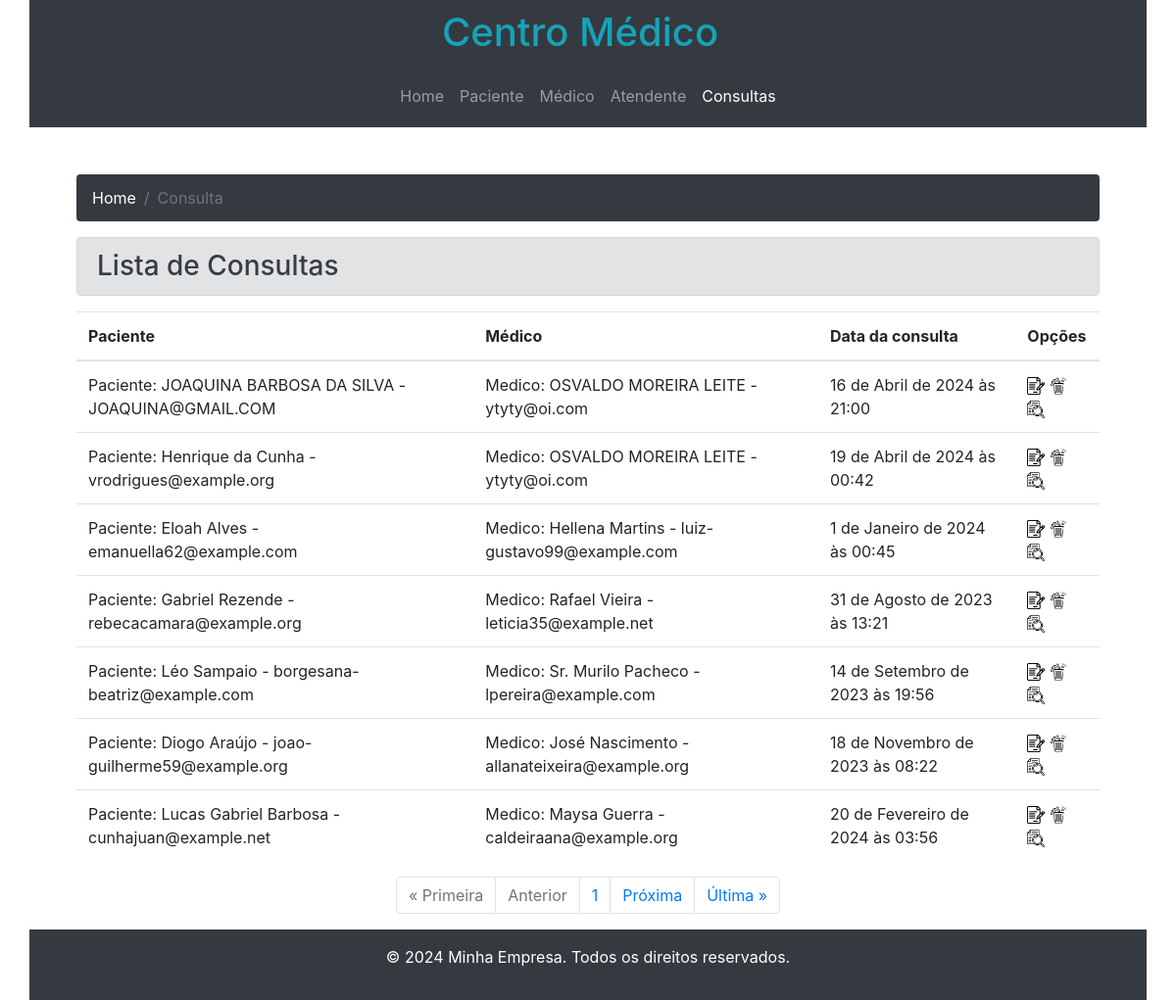
The page /consulta on the database its author committed.
### app/models.py (models this page shows, shortened)
class Consultas(models.Model):
    paciente = models.ForeignKey(Paciente,on_delete=models.PROTECT)
    atendente = models.ForeignKey(Atendente,on_delete=models.PROTECT)
    medico = models.ForeignKey(Medico,on_delete=models.PROTECT)
    data_agendamento = models.DateTimeField(auto_now_add=True)
    data_consulta = models.DateTimeField()
    relato_paciente = models.TextField(blank=True)
    sintomas = models.ManyToManyField(Sintomas, blank=True)
    laudo = models.TextField(blank=True)
    medicacao = models.CharField(max_length=100, blank=True)
    data_modificacao = models.DateTimeField(auto_now=True)

class Paciente(models.Model):
    nome_completo = models.CharField(max_length=100)
    endereco = models.CharField(max_length=250)
    cidade = models.CharField(max_length=100)
    uf = models.CharField(max_length=2)
    cep = models.CharField(max_length=9)
    telefone = models.CharField(max_length=11)
    email = models.EmailField(max_length=100)
    data_cadastro = models.DateTimeField(auto_now_add=True)
    data_modificacao = models.DateTimeField(auto_now=True)
    def __str__(self):
        return f"Paciente: {self.nome_completo} - {self.email}"

class Medico(models.Model):
    nome_completo = models.CharField(max_length=100)
    endereco = models.CharField(max_length=250)
    cidade = models.CharField(max_length=100)
    uf = models.CharField(max_length=2, help_text='Informe a unidade Federativa', verbose_name='Unidade Federativa')
    cep = models.CharField(max_length=9)
    telefone = models.CharField(max_length=11)
    email = models.EmailField(max_length=100)
    especialidade = models.CharField(max_length=200)
    usuario = models.CharField(max_length=50)
    senha = models.CharField(max_length=50)
    data_cadastro = models.DateTimeField(auto_now_add=True)
    data_modificacao = models.DateTimeField(auto_now=True)
    def __str__(self):
        return f"Medico: {self.nome_completo} - {self.email}"

### app/views.py (the view)
# urls.py: path('consulta',consulta,name='consulta'),
def consulta(request):
    lista_consultas = Consultas.objects.all()
    lista_paginada = Paginator(lista_consultas,7)
    numero_pagina = request.GET.get('p')
    try:
        pagina = lista_paginada.page(numero_pagina)
    except PageNotAnInteger:
        pagina = lista_paginada.page(1)
    except EmptyPage:
        pagina = lista_paginada.page(1)
    dados = {'pagina': 'consulta', 'lista_consultas': pagina}
    return render(request, 'consulta.html', dados)

### app/templates/consulta.html (shortened to what this page needs)
{% extends 'base.html' %}
{% load static %}
{% block conteudo %}
<nav aria-label="breadcrumb">
    <ol class="breadcrumb bg-dark">
        <li class="breadcrumb-item"><a href="{% url 'home' %}" class="text-white">Home</a></li>
        <li class="breadcrumb-item active">Consulta</li>
    </ol>
</nav>
<h3 class="alert alert-secondary">Lista de Consultas</h3>
<table class="table">
    <thead>
        <tr>
            <th>Paciente</th>
            <th>Médico</th>
            <th>Data da consulta</th>
            <th>Opções</th>
        </tr>
    </thead>
    <tbody>
        {% for objeto in lista_consultas %}
         <tr>
            <td>{{ objeto.paciente }}</td>
            <td>{{ objeto.medico }}</td>
            <td>{{ objeto.data_consulta }}</td>
            <td>
                <a href="#"><img src="{% static 'img/editar.png' %}" width="18px"></a>
                <a href="#"><img src="{% static 'img/deletar.png' %}" width="18px"></a>
                <a href="{% url 'detalhamento_consulta' id=objeto.id %}"><img src="{% static 'img/detalhar.png' %}" width="18px"></a>
             </td>
         </tr>
        {% endfor %}
    </tbody>
</table>
<nav aria-label="Page navigation">
    <ul class="pagination justify-content-center">
        {% if lista_consultas.number == 1 %}
        <li class="page-item disabled">
          <a class="page-link" href="#">&laquo; Primeira</a>
        </li>
        <li class="page-item disabled">
          <a class="page-link" href="#">Anterior</a>
        </li>
        {% endif %}
        <li class="page-item disable">
          <a class="page-link" href="">{{lista_consultas.number}}</a>
        </li>
        {% if lista_consultas.paginator.num_pages == lista_consultas.number %}
        <li class="page-item disabled">
          <a class="page-link" href="#">Próxima</a>
        </li>
        <li class="page-item disabled">
          <a class="page-link" href="#">Última &raquo;</a>
        </li>
        {% else %}
        <li class="page-item">
          <a class="page-link" href="{% url 'consulta' %}?p={{lista_consultas.next_page_number}}">Próxima</a>
        </li>
        <li class="page-item">
          <a class="page-link" href="{% url 'consulta' %}?p={{lista_consultas.paginator.num_pages}}">Última &raquo;</a>
        </li>
        {% endif %}
    </ul>
  </nav><br />
{% endblock %}

### rows shown on the page
Consultas: paciente "Paciente: JOAQUINA BARBOSA DA SILVA - JOAQUINA@GMAIL.COM", medico "Medico: OSVALDO MOREIRA LEITE - ytyty@oi.com", data_consulta "16 de Abril de 2024 às 21:00"
Consultas: paciente "Paciente: Henrique da Cunha - vrodrigues@example.org", medico "Medico: OSVALDO MOREIRA LEITE - ytyty@oi.com", data_consulta "19 de Abril de 2024 às 00:42"
Consultas: paciente "Paciente: Eloah Alves - emanuella62@example.com", medico "Medico: Hellena Martins - luiz-gustavo99@example.com", data_consulta "1 de Janeiro de 2024 às 00:45"
Consultas: paciente "Paciente: Gabriel Rezende - rebecacamara@example.org", medico "Medico: Rafael Vieira - leticia35@example.net", data_consulta "31 de Agosto de 2023 às 13:21"
Consultas: paciente "Paciente: Léo Sampaio - borgesana-beatriz@example.com", medico "Medico: Sr. Murilo Pacheco - lpereira@example.com", data_consulta "14 de Setembro de 2023 às 19:56"
Consultas: paciente "Paciente: Diogo Araújo - joao-guilherme59@example.org", medico "Medico: José Nascimento - allanateixeira@example.org", data_consulta "18 de Novembro de 2023 às 08:22"
Consultas: paciente "Paciente: Lucas Gabriel Barbosa - cunhajuan@example.net", medico "Medico: Maysa Guerra - caldeiraana@example.org", data_consulta "20 de Fevereiro de 2024 às 03:56"

### other values the page prints
{{ lista_consultas.number }} "1"
